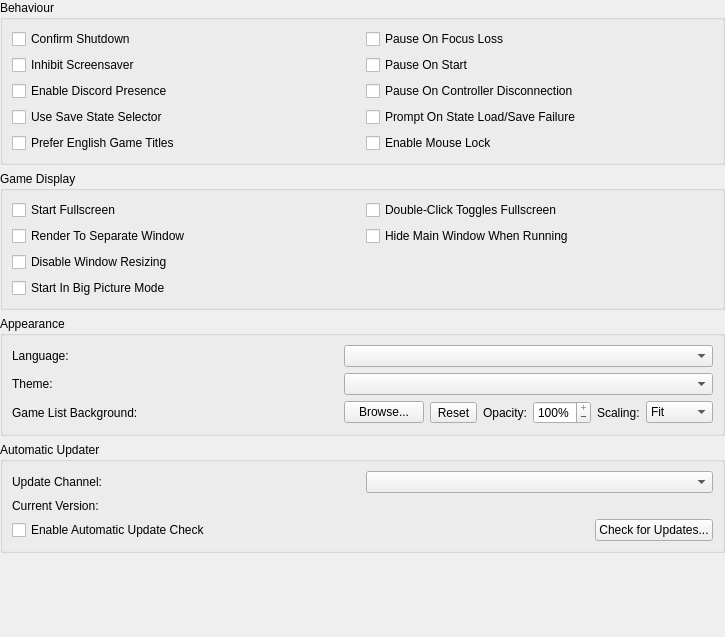
<?xml version="1.0" encoding="UTF-8"?>
<ui version="4.0">
 <class>InterfaceSettingsWidget</class>
 <widget class="QWidget" name="InterfaceSettingsWidget">
  <property name="geometry">
   <rect>
    <x>0</x>
    <y>0</y>
    <width>725</width>
    <height>637</height>
   </rect>
  </property>
  <layout class="QVBoxLayout" name="verticalLayout">
   <property name="leftMargin">
    <number>0</number>
   </property>
   <property name="topMargin">
    <number>0</number>
   </property>
   <property name="rightMargin">
    <number>0</number>
   </property>
   <property name="bottomMargin">
    <number>0</number>
   </property>
   <item>
    <widget class="QGroupBox" name="behaviourGroup">
     <property name="title">
      <string>Behaviour</string>
     </property>
     <layout class="QGridLayout" name="formLayout_4">
      <item row="1" column="0">
       <widget class="QCheckBox" name="inhibitScreensaver">
        <property name="text">
         <string>Inhibit Screensaver</string>
        </property>
       </widget>
      </item>
      <item row="0" column="1">
       <widget class="QCheckBox" name="pauseOnFocusLoss">
        <property name="text">
         <string>Pause On Focus Loss</string>
        </property>
       </widget>
      </item>
      <item row="0" column="0">
       <widget class="QCheckBox" name="confirmShutdown">
        <property name="text">
         <string>Confirm Shutdown</string>
        </property>
       </widget>
      </item>
      <item row="3" column="0">
       <widget class="QCheckBox" name="savestateSelector">
        <property name="text">
         <string>Use Save State Selector</string>
        </property>
       </widget>
      </item>
      <item row="2" column="0">
       <widget class="QCheckBox" name="discordPresence">
        <property name="text">
         <string>Enable Discord Presence</string>
        </property>
       </widget>
      </item>
      <item row="1" column="1">
       <widget class="QCheckBox" name="pauseOnStart">
        <property name="text">
         <string>Pause On Start</string>
        </property>
       </widget>
      </item>
      <item row="2" column="1">
       <widget class="QCheckBox" name="pauseOnControllerDisconnection">
        <property name="text">
         <string>Pause On Controller Disconnection</string>
        </property>
       </widget>
      </item>
      <item row="3" column="1">
       <widget class="QCheckBox" name="promptOnStateLoadSaveFailure">
        <property name="text">
         <string>Prompt On State Load/Save Failure</string>
        </property>
       </widget>
      </item>
      <item row="4" column="0">
       <widget class="QCheckBox" name="preferEnglishGameList">
        <property name="text">
         <string>Prefer English Game Titles</string>
        </property>
       </widget>
      </item>
      <item row="4" column="1">
       <widget class="QCheckBox" name="mouseLock">
        <property name="text">
         <string>Enable Mouse Lock</string>
        </property>
       </widget>
      </item>
     </layout>
    </widget>
   </item>
   <item>
    <widget class="QGroupBox" name="gameDisplayGroup">
     <property name="title">
      <string>Game Display</string>
     </property>
     <layout class="QGridLayout" name="gridLayout_3">
      <item row="0" column="0">
       <widget class="QCheckBox" name="startFullscreen">
        <property name="text">
         <string>Start Fullscreen</string>
        </property>
       </widget>
      </item>
      <item row="0" column="1">
       <widget class="QCheckBox" name="doubleClickTogglesFullscreen">
        <property name="text">
         <string>Double-Click Toggles Fullscreen</string>
        </property>
       </widget>
      </item>
      <item row="1" column="0">
       <widget class="QCheckBox" name="renderToSeparateWindow">
        <property name="text">
         <string>Render To Separate Window</string>
        </property>
       </widget>
      </item>
      <item row="1" column="1">
       <widget class="QCheckBox" name="hideMainWindow">
        <property name="text">
         <string>Hide Main Window When Running</string>
        </property>
       </widget>
      </item>
      <item row="2" column="0">
       <widget class="QCheckBox" name="disableWindowResizing">
        <property name="text">
         <string>Disable Window Resizing</string>
        </property>
       </widget>
      </item>
      <item row="3" column="0">
       <widget class="QCheckBox" name="startFullscreenUI">
        <property name="text">
         <string>Start In Big Picture Mode</string>
        </property>
       </widget>
      </item>
     </layout>
    </widget>
   </item>
   <item>
    <widget class="QGroupBox" name="appearancesGroup">
     <property name="title">
      <string>Appearance</string>
     </property>
     <layout class="QGridLayout" name="gridLayout">
      <item row="1" column="1">
       <widget class="QComboBox" name="theme"/>
      </item>
      <item row="0" column="0">
       <widget class="QLabel" name="languageLabel">
        <property name="text">
         <string>Language:</string>
        </property>
        <property name="buddy">
         <cstring>language</cstring>
        </property>
       </widget>
      </item>
      <item row="0" column="1">
       <widget class="QComboBox" name="language"/>
      </item>
      <item row="1" column="0">
       <widget class="QLabel" name="themeLabel">
        <property name="text">
         <string>Theme:</string>
        </property>
        <property name="buddy">
         <cstring>theme</cstring>
        </property>
       </widget>
      </item>
      <item row="2" column="0">
       <widget class="QLabel" name="backgroundLabel">
        <property name="text">
         <string>Game List Background:</string>
        </property>
        <property name="buddy">
         <cstring>backgroundBrowse</cstring>
        </property>
       </widget>
      </item>
      <item row="2" column="1">
       <layout class="QHBoxLayout" name="backgroundPathLayout">
        <item>
         <widget class="QPushButton" name="backgroundBrowse">
          <property name="sizePolicy">
           <sizepolicy hsizetype="Fixed" vsizetype="Fixed">
            <horstretch>0</horstretch>
            <verstretch>0</verstretch>
           </sizepolicy>
          </property>
          <property name="text">
           <string>Browse...</string>
          </property>
         </widget>
        </item>
        <item>
         <widget class="QToolButton" name="backgroundReset">
          <property name="text">
           <string>Reset</string>
          </property>
          <property name="icon">
           <iconset theme="trash-fill"/>
          </property>
         </widget>
        </item>
        <item>
         <widget class="QLabel" name="backgroundOpacityLabel">
          <property name="sizePolicy">
           <sizepolicy hsizetype="Fixed" vsizetype="Preferred">
            <horstretch>0</horstretch>
            <verstretch>0</verstretch>
           </sizepolicy>
          </property>
          <property name="text">
           <string>Opacity:</string>
          </property>
          <property name="buddy">
           <cstring>backgroundOpacity</cstring>
          </property>
         </widget>
        </item>
        <item>
         <widget class="QSpinBox" name="backgroundOpacity">
          <property name="buttonSymbols">
           <enum>QAbstractSpinBox::ButtonSymbols::PlusMinus</enum>
          </property>
          <property name="showGroupSeparator" stdset="0">
           <bool>false</bool>
          </property>
          <property name="suffix">
           <string notr="true">%</string>
          </property>
          <property name="minimum">
           <number>0</number>
          </property>
          <property name="maximum">
           <number>100</number>
          </property>
          <property name="singleStep">
           <number>5</number>
          </property>
          <property name="value">
           <number>100</number>
          </property>
         </widget>
        </item>
        <item>
         <widget class="QLabel" name="backgroundScaleLabel">
          <property name="sizePolicy">
           <sizepolicy hsizetype="Fixed" vsizetype="Preferred">
            <horstretch>0</horstretch>
            <verstretch>0</verstretch>
           </sizepolicy>
          </property>
          <property name="text">
           <string>Scaling:</string>
          </property>
          <property name="buddy">
           <cstring>backgroundScale</cstring>
          </property>
         </widget>
        </item>
        <item>
         <widget class="QComboBox" name="backgroundScale">
          <property name="sizePolicy">
           <sizepolicy hsizetype="Minimum" vsizetype="Fixed">
            <horstretch>0</horstretch>
            <verstretch>0</verstretch>
           </sizepolicy>
          </property>
          <item>
           <property name="text">
            <string>Fit</string>
           </property>
          </item>
          <item>
           <property name="text">
            <string>Fill</string>
           </property>
          </item>
          <item>
           <property name="text">
            <string>Stretch</string>
           </property>
          </item>
          <item>
           <property name="text">
            <string>Center</string>
           </property>
          </item>
          <item>
           <property name="text">
            <string>Tile</string>
           </property>
          </item>
         </widget>
        </item>
       </layout>
      </item>
     </layout>
    </widget>
   </item>
   <item>
    <widget class="QGroupBox" name="automaticUpdaterGroup">
     <property name="title">
      <string>Automatic Updater</string>
     </property>
     <layout class="QGridLayout" name="gridLayout_2">
      <item row="0" column="0">
       <widget class="QLabel" name="updaterChannelLabel">
        <property name="text">
         <string>Update Channel:</string>
        </property>
        <property name="buddy">
         <cstring>autoUpdateTag</cstring>
        </property>
       </widget>
      </item>
      <item row="1" column="1">
       <widget class="QLabel" name="autoUpdateCurrentVersion">
        <property name="text">
         <string/>
        </property>
       </widget>
      </item>
      <item row="0" column="1">
       <widget class="QComboBox" name="autoUpdateTag"/>
      </item>
      <item row="1" column="0">
       <widget class="QLabel" name="currentVersionLabel">
        <property name="text">
         <string>Current Version:</string>
        </property>
       </widget>
      </item>
      <item row="2" column="0" colspan="2">
       <layout class="QHBoxLayout" name="automaticUpdaterCheckGroup" stretch="1,0">
        <item>
         <widget class="QCheckBox" name="autoUpdateEnabled">
          <property name="text">
           <string>Enable Automatic Update Check</string>
          </property>
         </widget>
        </item>
        <item>
         <widget class="QPushButton" name="checkForUpdates">
          <property name="text">
           <string>Check for Updates...</string>
          </property>
         </widget>
        </item>
       </layout>
      </item>
     </layout>
    </widget>
   </item>
   <item>
    <spacer name="verticalSpacer">
     <property name="orientation">
      <enum>Qt::Orientation::Vertical</enum>
     </property>
     <property name="sizeHint" stdset="0">
      <size>
       <width>20</width>
       <height>0</height>
      </size>
     </property>
    </spacer>
   </item>
  </layout>
 </widget>
 <tabstops>
  <tabstop>confirmShutdown</tabstop>
  <tabstop>pauseOnFocusLoss</tabstop>
  <tabstop>inhibitScreensaver</tabstop>
  <tabstop>pauseOnStart</tabstop>
  <tabstop>discordPresence</tabstop>
  <tabstop>pauseOnControllerDisconnection</tabstop>
  <tabstop>savestateSelector</tabstop>
  <tabstop>promptOnStateLoadSaveFailure</tabstop>
  <tabstop>preferEnglishGameList</tabstop>
  <tabstop>mouseLock</tabstop>
  <tabstop>startFullscreen</tabstop>
  <tabstop>doubleClickTogglesFullscreen</tabstop>
  <tabstop>renderToSeparateWindow</tabstop>
  <tabstop>hideMainWindow</tabstop>
  <tabstop>disableWindowResizing</tabstop>
  <tabstop>startFullscreenUI</tabstop>
  <tabstop>language</tabstop>
  <tabstop>theme</tabstop>
  <tabstop>backgroundBrowse</tabstop>
  <tabstop>backgroundReset</tabstop>
  <tabstop>backgroundOpacity</tabstop>
  <tabstop>backgroundScale</tabstop>
  <tabstop>autoUpdateTag</tabstop>
  <tabstop>autoUpdateEnabled</tabstop>
  <tabstop>checkForUpdates</tabstop>
 </tabstops>
 <resources>
  <include location="../resources/resources.qrc"/>
 </resources>
 <connections/>
</ui>
